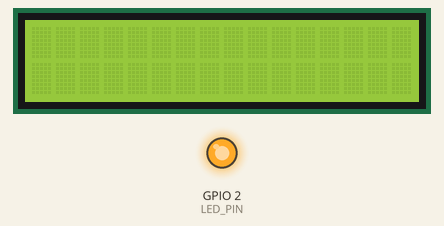
A sketch run on a simulated ESP32. Parts: 16×2 character LCD, output pins drawn as LEDs (lit = HIGH). What the sketch prints to the serial monitor is not drawn.

Above: at 0.1 s.
Timing chart, 0 to 1.6 s (numbered marks = the images above):
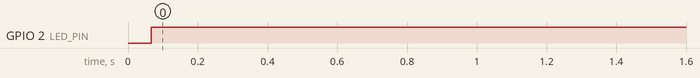

The sketch:

Lab4_PartII.ino
```cpp
/**
 * @file Lab4_PartII.ino
 * @author Yehoshua Luna
 * @date 2025-11-10
 * @brief Uses the dual-core architecture of the ESP32 to capture and process real-time sensor data.
 *        Synchronizes tasks using binary semaphores.
 *
 * @version 2.0
 * @details
 * ### Update History
 * - **2025-11-11** (Update 2): Tweaked task code and stack size.
 * - **2025-11-10** (Update 1): Initial code by Yehoshua.
 */

// =========================================== Includes ============================================
#include <Wire.h>                  ///< Used to initiate the I2C connection
#include <LiquidCrystal_I2C.h>     ///< For working with the LCD
#include "freertos/FreeRTOS.h"     ///< FreeRTOS base definitions
#include "freertos/task.h"         ///< Task creation and management
#include "freertos/semphr.h"       ///< Semaphore and mutex support

// =========================================== Defines =============================================
#define LED_PIN 2                  ///< GPIO pin connected to LED
#define PHOTO_PIN 1                ///< GPIO pin connected to photoresistor

#define SCL_PIN 47                 ///< I2C clock pin
#define SDA_PIN 48                 ///< I2C data pin
#define LCD_ADDRESS 0x27           ///< I2C address for LCD

// ======================================= Global Variables ========================================
SemaphoreHandle_t xLightSemaphore; ///< Binary semaphore for synchronizing light data access

int light = 0;                     ///< Latest light sensor reading
float average = 0;                 ///< Simple moving average of light readings
bool changed = false;             ///< Flag to indicate if light value changed

// =========================================== Objects =============================================
LiquidCrystal_I2C lcd(LCD_ADDRESS, 16, 2); ///< LCD object with 16x2 dimensions

// ======================================== Task Functions =========================================

/**
 * @brief Reads light sensor and calculates simple moving average.
 * @param args Unused task parameter.
 */
void vTaskLight(void *args) {
  int lightHistory[5];
  int index = 0;
  int sum, raw;

  while (true) {
    raw = analogRead(PHOTO_PIN);

    if (xSemaphoreTake(xLightSemaphore, portMAX_DELAY) == pdTRUE) {
      lightHistory[index] = raw;
      index = (index + 1) % 5;

      sum = 0;
      for (int i = 0; i < 5; i++) {
        sum += lightHistory[i];
      }

      light = raw;
      average = sum / 5.0;
      xSemaphoreGive(xLightSemaphore);
    }
    vTaskDelay(pdMS_TO_TICKS(100));
  }
}

/**
 * @brief Updates LCD with current light and average values.
 *        Only refreshes display when values change.
 * @param args Unused task parameter.
 */
void vTaskLCD(void *args) {
  float prevAverage = 0.0;
  int prevLight = 0;

  while (true) {
    if (xSemaphoreTake(xLightSemaphore, portMAX_DELAY) == pdTRUE) {
      if (light != prevLight || average != prevAverage) {
        lcd.clear();
        lcd.setCursor(0, 0);
        lcd.print("Light: ");
        lcd.print(light);
        lcd.setCursor(0, 1);
        lcd.print("SMA: ");
        lcd.print((int)average);

        prevLight = light;
        prevAverage = average;
      }
      xSemaphoreGive(xLightSemaphore);
    }
    vTaskDelay(pdMS_TO_TICKS(250));
  }
}

/**
 * @brief Detects anomalies in light levels and blinks LED if detected.
 *        Anomaly defined as average light > 3800 or < 300.
 * @param args Unused task parameter.
 */
void vTaskAnomaly(void *args) {
  bool anomaly = false;

  while (true) {
    if (xSemaphoreTake(xLightSemaphore, portMAX_DELAY) == pdTRUE) {
      if (average > 3800 || average < 300) {
        anomaly = true;
      }
      xSemaphoreGive(xLightSemaphore);

      if (anomaly) {
        for (int i = 0; i < 3; i++) {
          digitalWrite(LED_PIN, HIGH);
          vTaskDelay(pdMS_TO_TICKS(250));
          digitalWrite(LED_PIN, LOW);
          vTaskDelay(pdMS_TO_TICKS(2000));
        }
        anomaly = false;
      }
    }
    vTaskDelay(pdMS_TO_TICKS(50));
  }
}

/**
 * @brief Checks if a number is prime.
 * @param num Integer to check.
 * @return true if prime, false otherwise.
 */
bool isPrime(int num) {
  for (int i = 2; i * i <= num; i++) {
    if (num % i == 0) {
      return false;
    }
  }
  return true;
}

/**
 * @brief Finds and prints all prime numbers between 2 and 5000.
 *        Runs once and deletes itself after completion.
 * @param args Unused task parameter.
 */
void vTaskPrime(void *args) {
  while (true) {
    for (int i = 2; i <= 5000; i++) {
      if (isPrime(i)) {
        Serial.print("Prime: ");
        Serial.println(i);
      }
    }
  }
}

// ============================================ Setup =============================================

/**
 * @brief Initializes peripherals, semaphore, and tasks.
 *        Pins tasks to both ESP32 cores.
 */
void setup() {
  Serial.begin(115200);
  Wire.begin(SDA_PIN, SCL_PIN);

  lcd.init();
  lcd.backlight();
  lcd.clear();

  pinMode(LED_PIN, OUTPUT);
  pinMode(PHOTO_PIN, INPUT);

  xLightSemaphore = xSemaphoreCreateBinary();
  xSemaphoreGive(xLightSemaphore);

  if (xLightSemaphore != NULL) {
    xTaskCreatePinnedToCore(vTaskLight, "LightTask", 2048, NULL, 2, NULL, 0);
    xTaskCreatePinnedToCore(vTaskLCD, "LCDTask", 2048, NULL, 4, NULL, 0);
    xTaskCreatePinnedToCore(vTaskAnomaly, "AnomalyTask", 2048, NULL, 3, NULL, 1);
    xTaskCreatePinnedToCore(vTaskPrime, "PrimeTask", 2048, NULL, 1, NULL, 1);
  }
}

// ============================================= Loop ==============================================

/**
 * @brief Empty loop. All logic handled by FreeRTOS tasks.
 */
void loop() {}
```

Measured:
- by itself, GPIO 2 (LED_PIN): LOW → HIGH at 0.07 s
